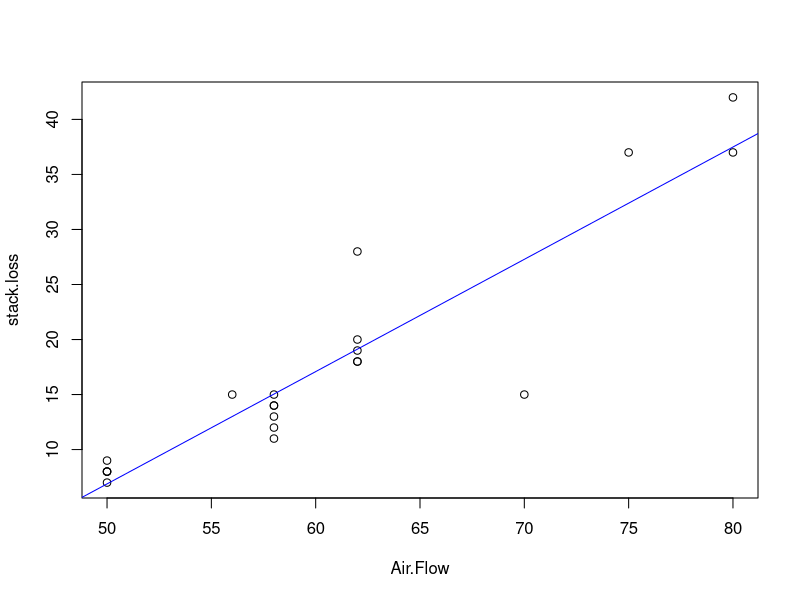
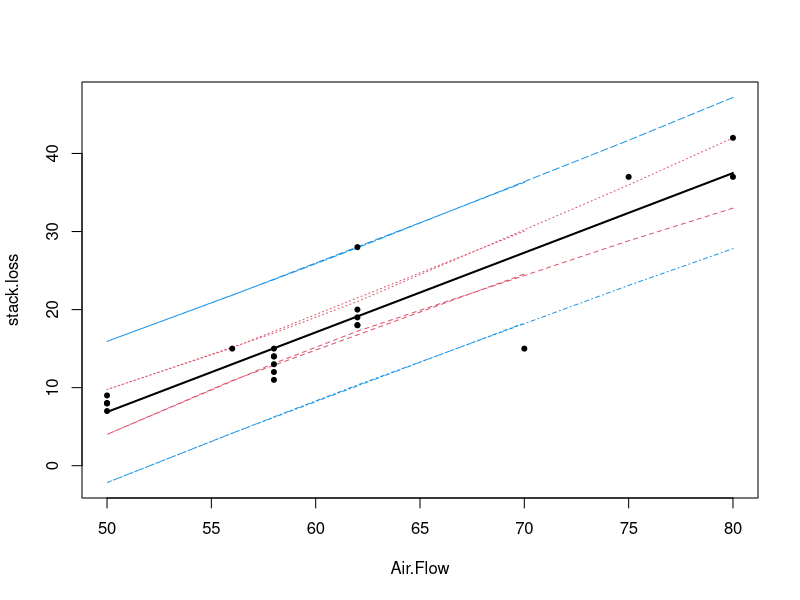
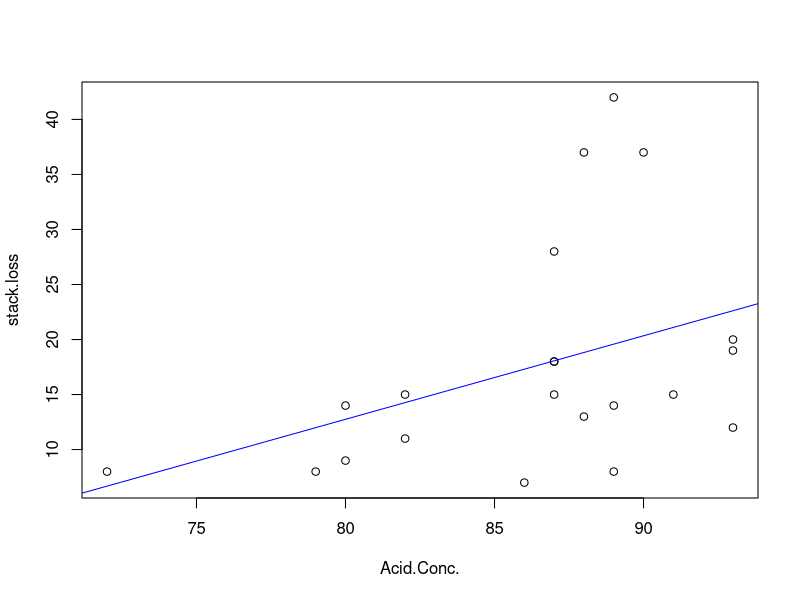
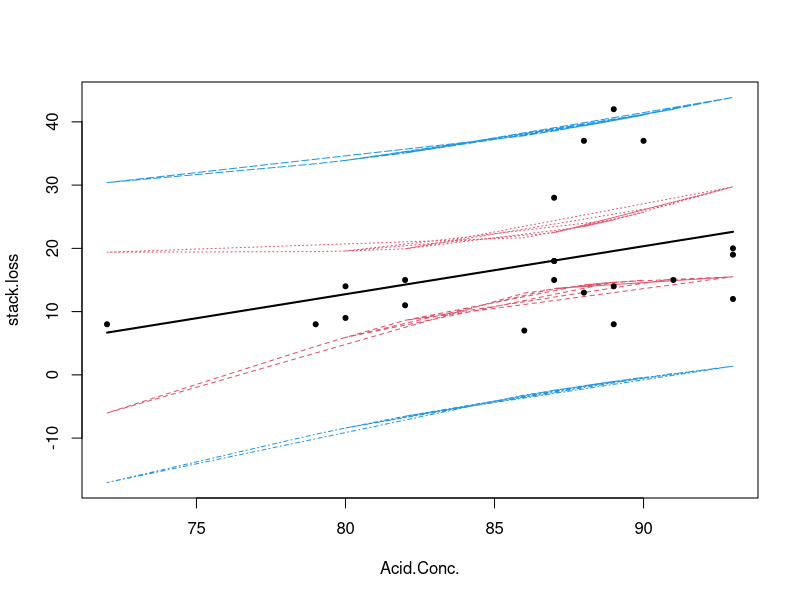
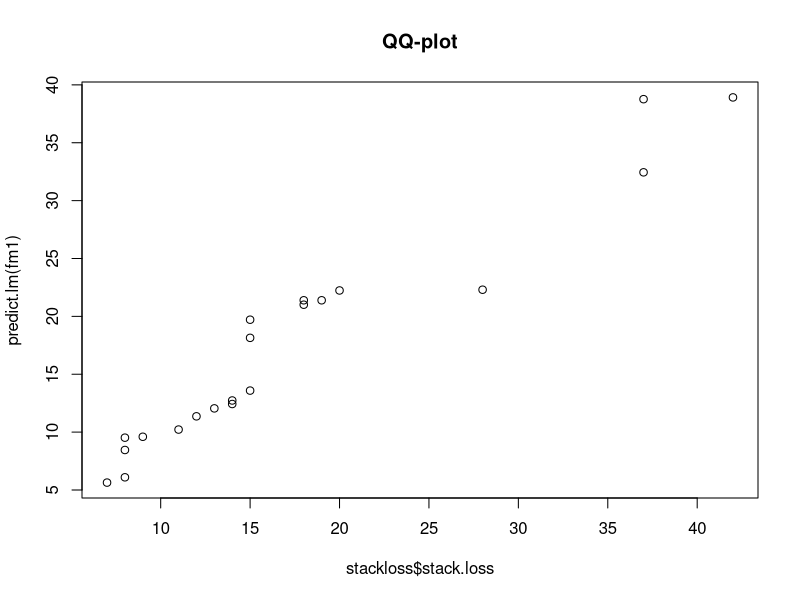
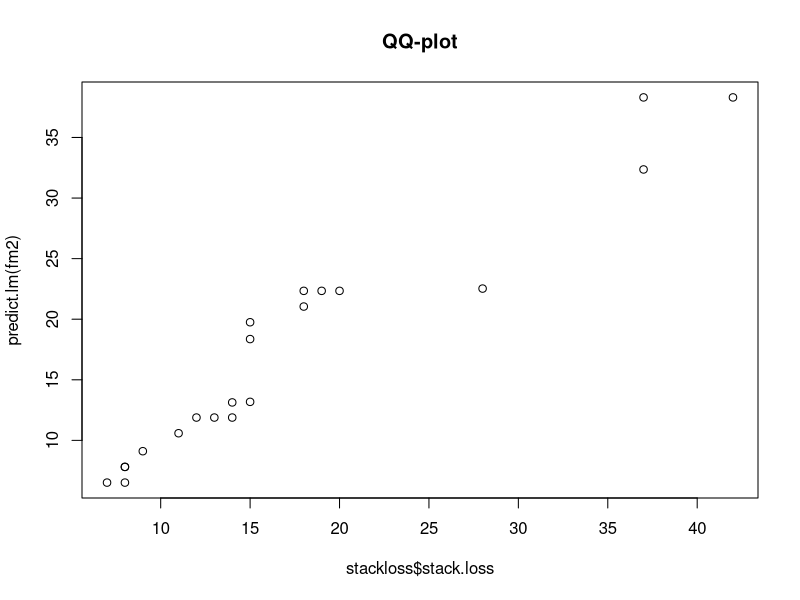

The R script that drew these images, in order:
# Составьте скрипт T2.R, включающий средства предварительной обработки и корреляционно-регрессионного анализа для данных stackloss.
# Получите различные модели линейной регрессии



View(stackloss)
names = c('Air.Flow', 'Water.Temp', 'Acid.Conc.', 'stack.loss')

# Предварительная обработка (2.1)

View(summary.data.frame(stackloss))
View(cor(stackloss))
# Максимальный 0.919 (Air.Flow & stack.loss)
# и минимальный 0.39 (Acid.Conc & Water.Temp) коэффициенты корреляции

# Парный регрессионный анализ - линейная модель (2.2)

# stack.loss - зависимая переменная
# Максимальная корреляция - Air.Flow (0.919)
# минимальная - Acid.Conc. (0.5)

linearRegression = function(columnName1, columnName2) {
    column1 = stackloss[[columnName1]]
    column2 = stackloss[[columnName2]]
    pair = column1 ~ column2

    dev.new()
    plot(pair, data = stackloss, ylab = columnName1, xlab = columnName2)
    abline(lm(pair, data = stackloss), col = "blue", lwd = 1)

    # уравнение регрессии
    lm.rat1 <- lm(formula = pair, data = stackloss)
    print(paste("Корреляция столбцов", columnName1, "и", columnName2))
    print(summary(lm.rat1))
    # p-value - значимость, если < 0.05, то корреляция значима

    # доверительные области (CPI)
    CPI.df = cbind(predict(lm.rat1, interval = "conf"), predict(lm.rat1, interval = "pred"))
    CPI.df = CPI.df[, -4];

    dev.cur()
    matplot(column2, CPI.df, type = "l", lwd = c(2, 1, 1, 1, 1), col = c(1, 2, 2, 4, 4), ylab = columnName1, xlab = columnName2)
    with(stackloss, matpoints(column2, column1, pch = 20))
}

linearRegression('stack.loss', 'Air.Flow')
# корреляция видна

linearRegression('stack.loss', "Acid.Conc.")
# корреляция не видна

# Множественный регрессионный анализ - Множественная линейная модель

summary(fm1 <- lm(stack.loss ~ ., data = stackloss))
# stack.loss = -39.9 + 0.71*Air.Flow + 1.29*Water.Temp - 0.15*Acid.Conc.
qqplot(stackloss$stack.loss, predict.lm(fm1), main = "QQ-plot")
# Диаграмма - квантиль-квантиль
# Это соответствие наблюдаемых и предсказанных значений

# Множественный регрессионный анализ - Пошаговая множественная регрессия

summary(fm2 <- step(lm(stack.loss ~ ., data = stackloss)))
# stack.loss = -50.35 + 0.67*Air.Flow + 1.29*Water.Temp
# Выкинул Acid.Conc как с маленьким вкладом

qqplot(stackloss$stack.loss, predict.lm(fm2), main = "QQ-plot")